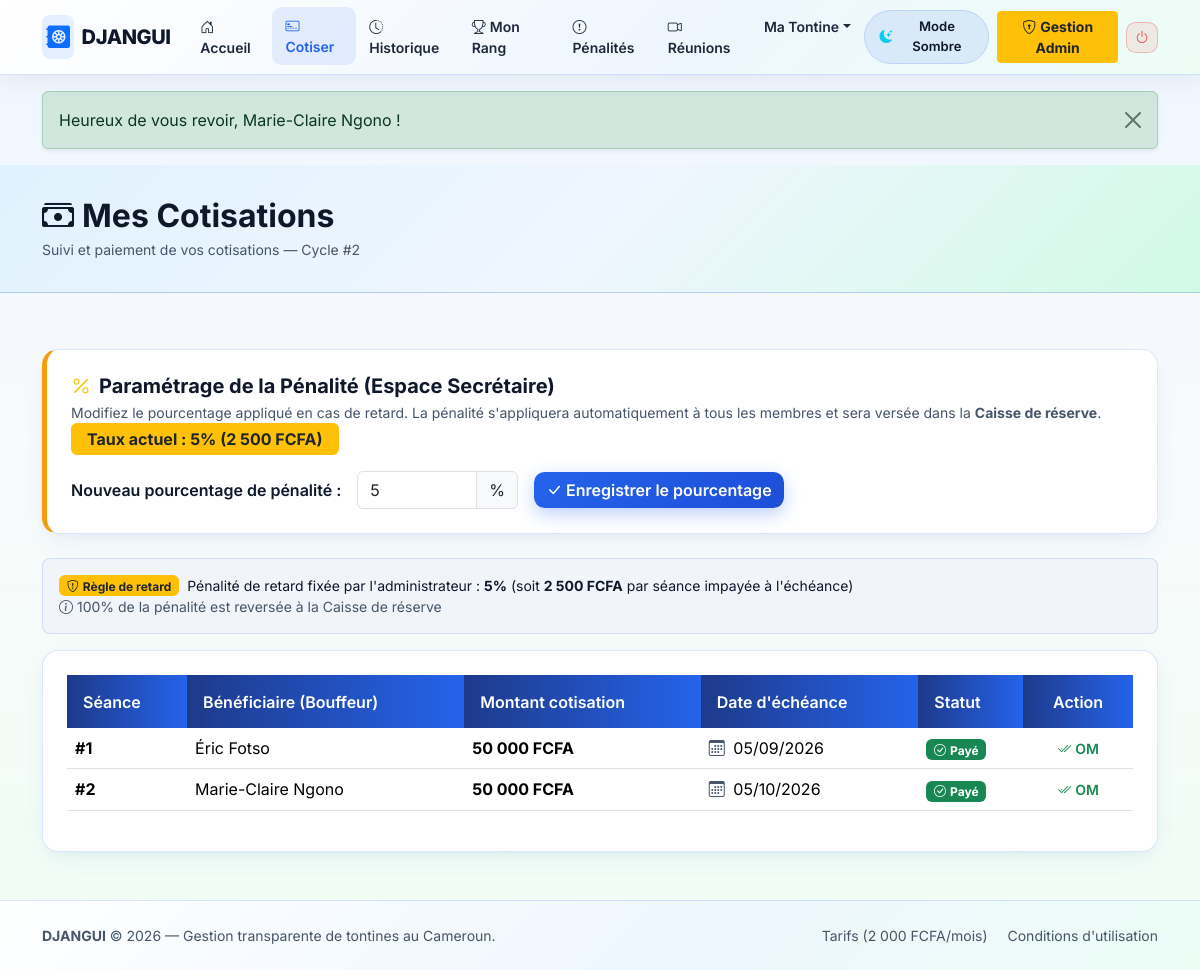
Screenshot of /member/contributions.php (signed in) with the database file from the repository.
### tables this page shows
CREATE TABLE cycles (
    id INT UNSIGNED AUTO_INCREMENT PRIMARY KEY,
    tontine_id INT UNSIGNED NOT NULL,
    numero_cycle INT UNSIGNED NOT NULL,
    titre VARCHAR(100) NOT NULL,
    montant_cotisation DECIMAL(12,2) NOT NULL,
    frequence ENUM('hebdo', 'bimensuel', 'mensuel') NOT NULL DEFAULT 'mensuel',
    jour_limite_paiement TINYINT UNSIGNED NOT NULL DEFAULT 5,
    montant_penalite_retard DECIMAL(12,2) NOT NULL DEFAULT 0.00,
    date_debut DATE NOT NULL,
    date_fin DATE DEFAULT NULL,
    statut ENUM('brouillon', 'actif', 'termine', 'annule') NOT NULL DEFAULT 'brouillon',
    date_tirage DATETIME DEFAULT NULL,
    tirage_verrouille TINYINT(1) NOT NULL DEFAULT 0,
    auteur_tirage_id INT UNSIGNED DEFAULT NULL,
    created_at DATETIME NOT NULL DEFAULT CURRENT_TIMESTAMP,

    CONSTRAINT uq_cycles_tontine_numero UNIQUE (tontine_id, numero_cycle),
    CONSTRAINT chk_cycles_montant CHECK (montant_cotisation > 0),
    CONSTRAINT chk_cycles_penalite CHECK (montant_penalite_retard >= 0),
    CONSTRAINT fk_cycles_tontine FOREIGN KEY (tontine_id) REFERENCES tontines(id) ON DELETE CASCADE ON UPDATE CASCADE,
    CONSTRAINT fk_cycles_auteur_tirage FOREIGN KEY (auteur_tirage_id) REFERENCES users(id) ON DELETE SET NULL ON UPDATE CASCADE,
    INDEX idx_cycles_tontine_statut (tontine_id, statut)
);

CREATE TABLE payments (
    id INT UNSIGNED AUTO_INCREMENT PRIMARY KEY,
    contribution_id INT UNSIGNED NOT NULL,
    paye_par_user_id INT UNSIGNED NOT NULL COMMENT 'Le membre connecte qui a initie le paiement',
    montant_total DECIMAL(12,2) NOT NULL COMMENT 'Montant total debourse par le membre',
    part_beneficiaire DECIMAL(12,2) NOT NULL DEFAULT 0.00 COMMENT 'Part versee au bouffeur (actuel ou ancien) de la seance',
    part_caisse_reserve DECIMAL(12,2) NOT NULL DEFAULT 0.00 COMMENT 'Part versee a la caisse de reserve de l admin (penalite/reliquat)',
    mode_paiement ENUM('momo', 'om', 'especes') NOT NULL DEFAULT 'momo',
    reference_paiement VARCHAR(80) DEFAULT NULL,
    date_paiement DATETIME NOT NULL DEFAULT CURRENT_TIMESTAMP,
    est_en_retard TINYINT(1) NOT NULL DEFAULT 0,
    statut_paiement ENUM('valide', 'en_attente', 'rejete') NOT NULL DEFAULT 'valide',
    commentaire VARCHAR(255) DEFAULT NULL,
    created_at DATETIME NOT NULL DEFAULT CURRENT_TIMESTAMP,

    CONSTRAINT chk_payments_total CHECK (montant_total > 0),
    CONSTRAINT chk_payments_ventilation CHECK (montant_total = part_beneficiaire + part_caisse_reserve),
    CONSTRAINT fk_payments_contribution FOREIGN KEY (contribution_id) REFERENCES contributions(id) ON DELETE RESTRICT ON UPDATE CASCADE,
    CONSTRAINT fk_payments_payeur FOREIGN KEY (paye_par_user_id) REFERENCES users(id) ON DELETE RESTRICT ON UPDATE CASCADE,
    INDEX idx_payments_contribution (contribution_id),
    INDEX idx_payments_payeur (paye_par_user_id, date_paiement)
);

CREATE TABLE contributions (
    id INT UNSIGNED AUTO_INCREMENT PRIMARY KEY,
    cycle_member_id INT UNSIGNED NOT NULL COMMENT 'Le membre qui doit payer cette cotisation',
    beneficiaire_cycle_member_id INT UNSIGNED NOT NULL COMMENT 'Le bouffeur de cette seance qui recoit les fonds',
    numero_seance INT UNSIGNED NOT NULL,
    date_echeance DATE NOT NULL,
    montant_attendu DECIMAL(12,2) NOT NULL,
    montant_paye DECIMAL(12,2) NOT NULL DEFAULT 0.00,
    statut ENUM('en_attente', 'partiel', 'paye', 'en_retard') NOT NULL DEFAULT 'en_attente',
    created_at DATETIME NOT NULL DEFAULT CURRENT_TIMESTAMP,
    updated_at DATETIME NOT NULL DEFAULT CURRENT_TIMESTAMP ON UPDATE CURRENT_TIMESTAMP,

    CONSTRAINT uq_contrib_membre_seance UNIQUE (cycle_member_id, numero_seance),
    CONSTRAINT chk_contrib_attendu CHECK (montant_attendu > 0),
    CONSTRAINT chk_contrib_paye CHECK (montant_paye >= 0),
    CONSTRAINT fk_contrib_payeur FOREIGN KEY (cycle_member_id) REFERENCES cycle_members(id) ON DELETE CASCADE ON UPDATE CASCADE,
    CONSTRAINT fk_contrib_bouffeur FOREIGN KEY (beneficiaire_cycle_member_id) REFERENCES cycle_members(id) ON DELETE RESTRICT ON UPDATE CASCADE,
    INDEX idx_contrib_echeance_statut (date_echeance, statut),
    INDEX idx_contrib_bouffeur (beneficiaire_cycle_member_id)
);

CREATE TABLE users (
    id INT UNSIGNED AUTO_INCREMENT PRIMARY KEY,
    code_public VARCHAR(24) NOT NULL COMMENT 'Identifiant public pour le QR Code (sans donnees sensibles)',
    username VARCHAR(50) NOT NULL,
    password_hash VARCHAR(255) NOT NULL,
    nom_complet VARCHAR(120) NOT NULL,
    telephone VARCHAR(20) NOT NULL,
    email VARCHAR(150) DEFAULT NULL,
    numero_cni VARCHAR(60) DEFAULT NULL COMMENT 'Donnee sensible visible uniquement par l admin',
    role ENUM('admin', 'member') NOT NULL DEFAULT 'member',
    statut_membre ENUM('actif', 'inactif', 'sorti') NOT NULL DEFAULT 'actif',
    statut_validation ENUM('en_attente', 'accepte') NOT NULL DEFAULT 'accepte',
    canal_paiement ENUM('momo', 'om', 'especes') NOT NULL DEFAULT 'momo',
    telephone_paiement VARCHAR(20) NOT NULL COMMENT 'Numero MoMo/OM qui envoie les cotisations et recoit le pot',
    tentatives_echouees TINYINT UNSIGNED NOT NULL DEFAULT 0,
    blocage_jusqua DATETIME DEFAULT NULL,
    reset_token VARCHAR(100) DEFAULT NULL,
    reset_expire_at DATETIME DEFAULT NULL,
    tontine_id INT UNSIGNED DEFAULT NULL COMMENT '1 seule tontine autorisee par compte',
    created_at DATETIME NOT NULL DEFAULT CURRENT_TIMESTAMP,
    updated_at DATETIME NOT NULL DEFAULT CURRENT_TIMESTAMP ON UPDATE CURRENT_TIMESTAMP,

    CONSTRAINT uq_users_code_public UNIQUE (code_public),
    CONSTRAINT uq_users_username UNIQUE (username),
    CONSTRAINT uq_users_telephone UNIQUE (telephone),
    CONSTRAINT uq_users_email UNIQUE (email),
    INDEX idx_users_tontine_statut (tontine_id, statut_membre)
);

### includes/functions.php (called while the page is built, shortened)
<?php
function e($texte) {
    return htmlspecialchars((string)$texte, ENT_QUOTES, 'UTF-8');
}
function format_fcfa($montant) {
    return number_format((float)$montant, 0, ',', ' ') . ' FCFA';
}

### member/contributions.php (the view, shortened to what this page needs)
<?php
require_once __DIR__ . '/../includes/db.php';
require_once __DIR__ . '/../includes/functions.php';
$tontine_id = (int)$_SESSION['tontine_id'];
$user_id    = (int)$_SESSION['user_id'];
$stmtCycle = $pdo->prepare("SELECT * FROM cycles WHERE tontine_id = ? AND statut = 'actif' LIMIT 1");
$stmtCycle->execute([$tontine_id]);
$cycle = $stmtCycle->fetch();
$mon_cycle_member = null;
if ($cycle) {
    $stmtCM = $pdo->prepare("SELECT * FROM cycle_members WHERE cycle_id = ? AND user_id = ? LIMIT 1");
    $stmtCM->execute([(int)$cycle['id'], $user_id]);
    $mon_cycle_member = $stmtCM->fetch();
}
$montant_cotis_cycle = $cycle ? (float)$cycle['montant_cotisation'] : 0.0;
$penalite_montant    = $cycle ? (float)($cycle['montant_penalite_retard'] ?? 0) : 0.0;
if ($cycle && $montant_cotis_cycle > 0) {
    if ($penalite_montant > 0) {
        $pourcentage_penalite = round(($penalite_montant / $montant_cotis_cycle) * 100, 1);
    } else {
        $pourcentage_penalite = 10.0;
        $penalite_montant     = round($montant_cotis_cycle * 0.10);
    }
} else {
    $pourcentage_penalite = 10.0;
}
$seances = [];
if ($cycle && $mon_cycle_member) {
    $stmtSeances = $pdo->prepare("
        SELECT
            c.id AS contribution_id, c.numero_seance, c.date_echeance,
            c.montant_attendu, c.montant_paye, c.statut AS statut_contrib,
            u_ben.nom_complet AS ben_nom,
            p.id AS payment_id, p.montant_total, p.part_beneficiaire,
            p.part_caisse_reserve, p.mode_paiement, p.date_paiement
        FROM contributions c
        JOIN cycle_members cm_bouffeur ON cm_bouffeur.id = c.beneficiaire_cycle_member_id
        JOIN users u_ben ON u_ben.id = cm_bouffeur.user_id
        LEFT JOIN payments p ON p.contribution_id = c.id AND p.statut_paiement = 'valide'
        WHERE c.cycle_member_id = ?
        ORDER BY c.numero_seance ASC
    ");
    $stmtSeances->execute([(int)$mon_cycle_member['id']]);
    $seances = $stmtSeances->fetchAll();
}
require_once __DIR__ . '/../includes/header.php';
require_once __DIR__ . '/../includes/navbar.php';
?>
<div class="page-header-dark">
    <div class="container">
        <h2 class="fw-bold mb-1"><i class="bi bi-cash-stack me-2"></i>Mes Cotisations</h2>
        <p class="text-muted mb-0 small">
            Suivi et paiement de vos cotisations — Cycle <?= $cycle ? '#' . (int)$cycle['numero_cycle'] : '—' ?>
        </p>
    </div>
</div>
<div class="container pb-5">
    <?php if (!$cycle): ?>
        <div class="card card-djangui hover-lift p-4 text-center mt-4">
            <i class="bi bi-info-circle display-4 text-muted"></i>
            <h5 class="mt-3">Aucun cycle actif</h5>
            <p class="text-muted">Les cotisations ne sont pas encore ouvertes pour le moment.</p>
        </div>
    <?php else: ?>
        <?php if ($est_admin): ?>
            <div class="card card-djangui p-4 mt-4 border-left-warning">
                <div class="d-flex flex-wrap justify-content-between align-items-center mb-3">
                    <div>
                        <h5 class="fw-bold mb-1">
                            <i class="bi bi-percent text-warning me-2"></i>Paramétrage de la Pénalité (Espace Secrétaire)
                        </h5>
                        <p class="text-muted small mb-0">
                            Modifiez le pourcentage appliqué en cas de retard. La pénalité s'appliquera automatiquement
                            à tous les membres et sera versée dans la <strong>Caisse de réserve</strong>.
                        </p>
                    </div>
                    <div class="mt-2 mt-md-0">
                        <span class="badge bg-warning text-dark fs-6 px-3 py-2">
                            Taux actuel : <?= $pourcentage_penalite ?>% (<?= format_fcfa($penalite_montant) ?>)
                        </span>
                    </div>
                </div>
                <form method="POST" action="<?= BASE_URL ?>/member/contributions.php" class="row g-3 align-items-center">
                    <div class="col-auto">
                        <label for="pourcentage_penalite" class="col-form-label fw-semibold small">
                            Nouveau pourcentage de pénalité :
                        </label>
                    </div>
                    <div class="col-auto">
                        <div class="input-group">
                            <input type="number"
                                   step="0.5"
                                   min="0"
                                   max="100"
                                   name="pourcentage_penalite"
                                   id="pourcentage_penalite"
                                   class="form-control"
                                   value="<?= $pourcentage_penalite ?>"
                                   required
                                   style="max-width: 120px;">
                            <span class="input-group-text">%</span>
                        </div>
                    </div>
                    <div class="col-auto">
                        <button type="submit" class="btn btn-glow-blue">
                            <i class="bi bi-check-lg me-1"></i>Enregistrer le pourcentage
                        </button>
                    </div>
                </form>
            </div>
        <?php endif; ?>
        <div class="d-flex flex-wrap justify-content-between align-items-center mt-4 mb-3 p-3 rounded-3 box-adaptive">
            <div class="d-flex align-items-center gap-2">
                <span class="badge bg-warning text-dark"><i class="bi bi-shield-exclamation me-1"></i>Règle de retard</span>
                <span class="small">
                    Pénalité de retard fixée par l'administrateur :
                    <strong><?= $pourcentage_penalite ?>%</strong>
                    (soit <strong><?= format_fcfa($penalite_montant) ?></strong> par séance impayée à l'échéance)
                </span>
            </div>
            <div class="small text-muted mt-2 mt-md-0">
                <i class="bi bi-info-circle me-1"></i>100% de la pénalité est reversée à la Caisse de réserve
            </div>
        </div>
        <div class="card card-djangui p-4">
            <div class="table-responsive">
                <table class="table table-djangui align-middle">
                    <thead>
                        <tr>
                            <th>Séance</th>
                            <th>Bénéficiaire (Bouffeur)</th>
                            <th>Montant cotisation</th>
                            <th>Date d'échéance</th>
                            <th>Statut</th>
                            <th class="text-center">Action</th>
                        </tr>
                    </thead>
                    <tbody>
                        <?php
                        $aujourdhui = date('Y-m-d');
                        foreach ($seances as $s):
                            $deja_paye   = ($s['statut_contrib'] === 'paye' || (float)$s['montant_paye'] >= (float)$s['montant_attendu']);
                            $date_ech    = strtotime($s['date_echeance']);
                            $en_retard   = (!$deja_paye && $date_ech < strtotime($aujourdhui));
                        ?>
                        <tr>
                            <td class="fw-bold">#<?= (int)$s['numero_seance'] ?></td>
                            <td><?= e($s['ben_nom']) ?></td>
                            <td>
                                <strong><?= format_fcfa($s['montant_attendu']) ?></strong>
                            </td>
                            <td>
                                <i class="bi bi-calendar3 me-1 text-muted"></i>
                                <?= date('d/m/Y', $date_ech) ?>
                            </td>
                            <td>
                                <?php if ($deja_paye): ?>
                                    <span class="badge bg-success"><i class="bi bi-check-circle me-1"></i>Payé</span>
                                <?php elseif ($en_retard): ?>
                                    <span class="badge bg-danger"><i class="bi bi-exclamation-triangle me-1"></i>En retard</span>
                                <?php else: ?>
                                    <span class="badge bg-warning text-dark"><i class="bi bi-clock me-1"></i>À payer</span>
                                <?php endif; ?>
                            </td>
                            <td class="text-center">
                                <?php if ($deja_paye): ?>
                                    <span class="text-success small fw-semibold">
                                        <i class="bi bi-check2-all me-1"></i><?= e(strtoupper($s['mode_paiement'] ?: 'RÉGLÉ')) ?>
                                    </span>
                                <?php endif; ?>
                            </td>
                        </tr>
                        <?php endforeach; ?>
                    </tbody>
                </table>
            </div>
        </div>
    <?php endif; ?>
</div>
<?php require_once __DIR__ . '/../includes/footer.php'; ?>

### rows the page displays
cycles: numero_cycle "2", pourcentage_penalite "5", montant_penalite_retard "2 500 FCFA"
payments: contribution.numero_seance "1", users.nom_complet "Éric Fotso", contribution.montant_attendu "50 000 FCFA", contribution.date_echeance "05/09/2026", mode_paiement "OM"
payments: contribution.numero_seance "2", paye_par_user.nom_complet "Marie-Claire Ngono", contribution.montant_attendu "50 000 FCFA", contribution.date_echeance "05/10/2026", mode_paiement "OM"

### other values shown
$_SESSION['flash_texte'] "Heureux de vous revoir, Marie-Claire Ngono !"
